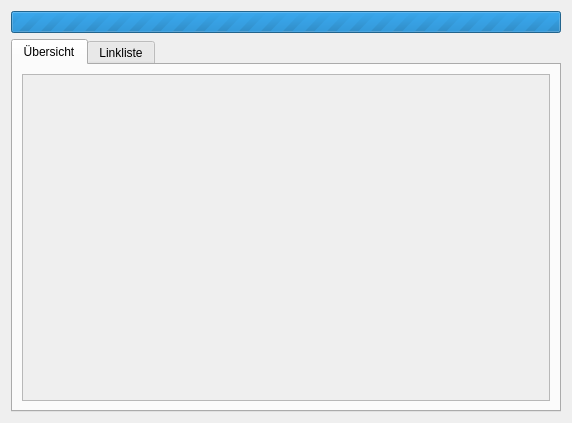
<?xml version="1.0" encoding="UTF-8"?>
<ui version="4.0">
 <class>Links</class>
 <widget class="QDialog" name="Links">
  <property name="geometry">
   <rect>
    <x>0</x>
    <y>0</y>
    <width>572</width>
    <height>423</height>
   </rect>
  </property>
  <property name="windowTitle">
   <string>Links</string>
  </property>
  <property name="locale">
   <locale language="German" country="Germany"/>
  </property>
  <layout class="QGridLayout" name="gridLayout_2">
   <item row="0" column="0">
    <widget class="QProgressBar" name="progressBar_upload">
     <property name="maximum">
      <number>0</number>
     </property>
     <property name="value">
      <number>0</number>
     </property>
     <property name="textVisible">
      <bool>true</bool>
     </property>
     <property name="orientation">
      <enum>Qt::Horizontal</enum>
     </property>
     <property name="invertedAppearance">
      <bool>false</bool>
     </property>
    </widget>
   </item>
   <item row="1" column="0">
    <widget class="QTabWidget" name="tabWidget">
     <property name="tabPosition">
      <enum>QTabWidget::North</enum>
     </property>
     <property name="tabShape">
      <enum>QTabWidget::Rounded</enum>
     </property>
     <property name="currentIndex">
      <number>0</number>
     </property>
     <property name="documentMode">
      <bool>false</bool>
     </property>
     <property name="tabsClosable">
      <bool>false</bool>
     </property>
     <property name="movable">
      <bool>false</bool>
     </property>
     <widget class="QWidget" name="tab">
      <attribute name="title">
       <string>Übersicht</string>
      </attribute>
      <layout class="QGridLayout" name="gridLayout">
       <item row="0" column="0">
        <widget class="QScrollArea" name="scrollArea">
         <property name="sizePolicy">
          <sizepolicy hsizetype="Minimum" vsizetype="Minimum">
           <horstretch>0</horstretch>
           <verstretch>0</verstretch>
          </sizepolicy>
         </property>
         <property name="minimumSize">
          <size>
           <width>0</width>
           <height>320</height>
          </size>
         </property>
         <property name="widgetResizable">
          <bool>true</bool>
         </property>
         <widget class="QWidget" name="scrollAreaWidgetContents">
          <property name="geometry">
           <rect>
            <x>0</x>
            <y>0</y>
            <width>530</width>
            <height>319</height>
           </rect>
          </property>
         </widget>
        </widget>
       </item>
      </layout>
     </widget>
     <widget class="QWidget" name="tab_2">
      <attribute name="title">
       <string>Linkliste</string>
      </attribute>
      <layout class="QGridLayout" name="gridLayout_3">
       <item row="1" column="0">
        <widget class="QComboBox" name="comboBox_link_output">
         <property name="contextMenuPolicy">
          <enum>Qt::NoContextMenu</enum>
         </property>
         <property name="editable">
          <bool>false</bool>
         </property>
         <property name="frame">
          <bool>true</bool>
         </property>
        </widget>
       </item>
       <item row="1" column="1">
        <widget class="QPushButton" name="pushButton_save_to_file_">
         <property name="text">
          <string>In Datei speichern</string>
         </property>
        </widget>
       </item>
       <item row="1" column="2">
        <widget class="QPushButton" name="pushButton_to_clipboard">
         <property name="text">
          <string>In die Zwischenablage</string>
         </property>
        </widget>
       </item>
       <item row="0" column="0" colspan="3">
        <widget class="QListView" name="listView_links">
         <property name="editTriggers">
          <set>QAbstractItemView::NoEditTriggers</set>
         </property>
         <property name="selectionMode">
          <enum>QAbstractItemView::MultiSelection</enum>
         </property>
        </widget>
       </item>
      </layout>
     </widget>
    </widget>
   </item>
  </layout>
 </widget>
 <resources/>
 <connections/>
</ui>
